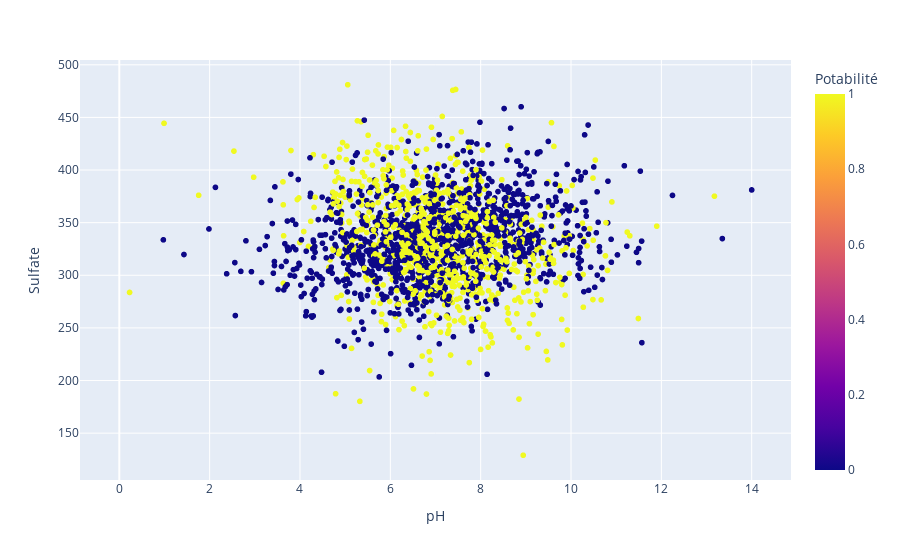

The code cell stored with this chart in its notebook:
### Code cell
fig = px.scatter(df1, x='pH', y='Sulfate', color='Potabilité')
fig.show()

### Figure 1 — Plotly figure (JSON) as saved in the notebook; plotly's stock layout.template omitted (floating-point values rounded to 4 significant figures; data arrays with more than 128 entries replaced by an {"elided": "..."} marker saying what was removed)
{"data": [{"hovertemplate": "pH=%{x}<br>Sulfate=%{y}<br>Potabilité=%{marker.color}<extra></extra>", "legendgroup": "", "marker": {"color": {"elided": "3276 int values"}, "coloraxis": "coloraxis", "symbol": "circle"}, "mode": "markers", "name": "", "showlegend": false, "type": "scattergl", "x": {"elided": "3276 float values"}, "xaxis": "x", "y": {"elided": "3276 float values"}, "yaxis": "y"}], "layout": {"coloraxis": {"colorbar": {"title": {"text": "Potabilité"}}, "colorscale": [[0, "#0d0887"], [0.1111, "#46039f"], [0.2222, "#7201a8"], [0.3333, "#9c179e"], [0.4444, "#bd3786"], [0.5556, "#d8576b"], [0.6667, "#ed7953"], [0.7778, "#fb9f3a"], [0.8889, "#fdca26"], [1, "#f0f921"]]}, "legend": {"tracegroupgap": 0}, "margin": {"t": 60}, "xaxis": {"anchor": "y", "domain": [0, 1], "title": {"text": "pH"}}, "yaxis": {"anchor": "x", "domain": [0, 1], "title": {"text": "Sulfate"}}}}
